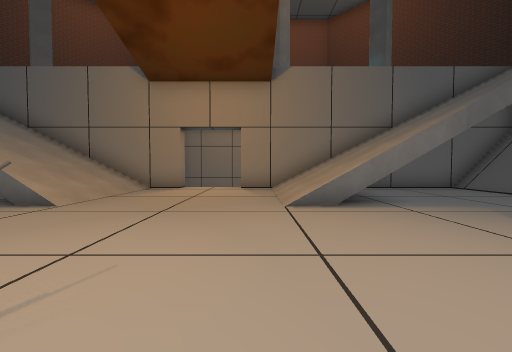
view 1 (above)

16 first-person views from a walk through a Godot game level. The camera is 1.4 m above the floor, tilts 2° down and sees 90° across. The floor is counted in squares, 2 m on a side. Each view is taken from the middle of a square. On the plan, view 1 faces up. The plan holds only what a view shows up to about 9 squares ahead; the rest is blank. The place goes on beyond the plan. Characters and animated objects are not drawn. Door leaves are left out where a doorway can be walked through. Some surface patterns are stand-ins.

view 2
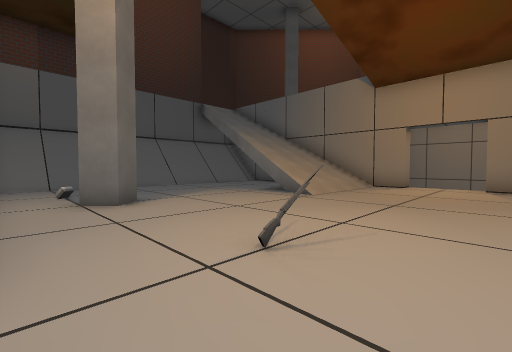

view 3
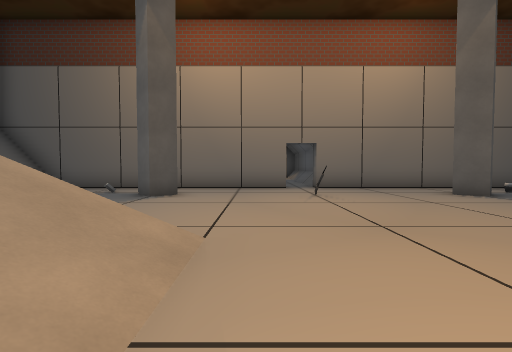

view 4
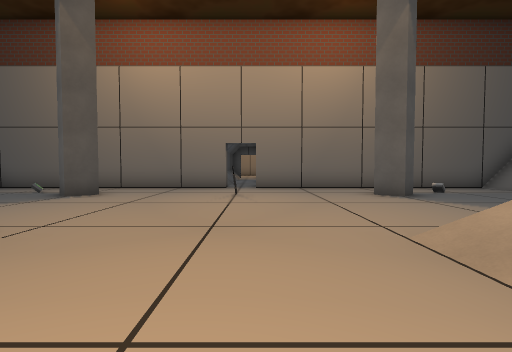

view 5
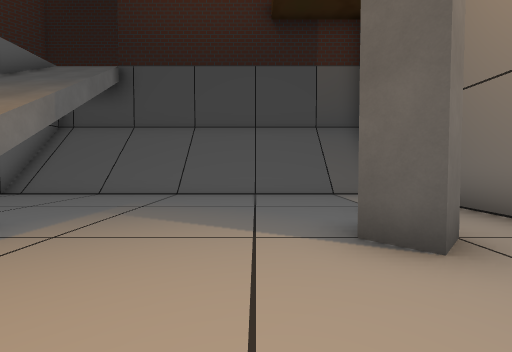

view 6
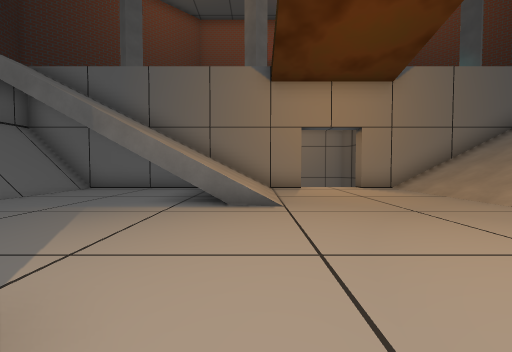

view 7
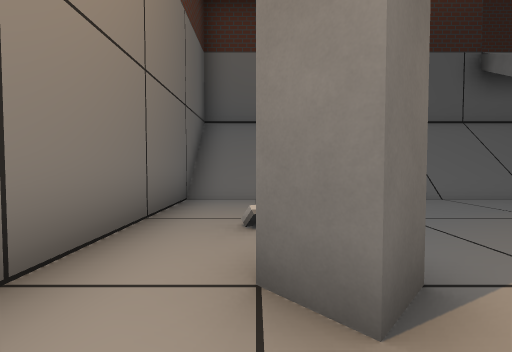

view 8
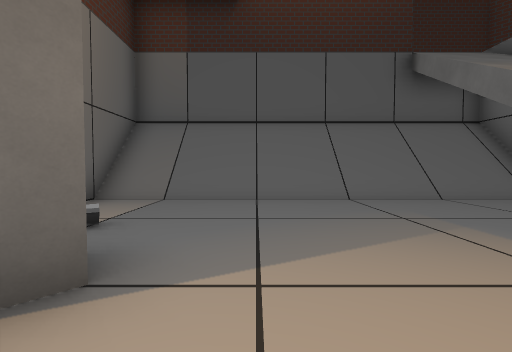

view 9
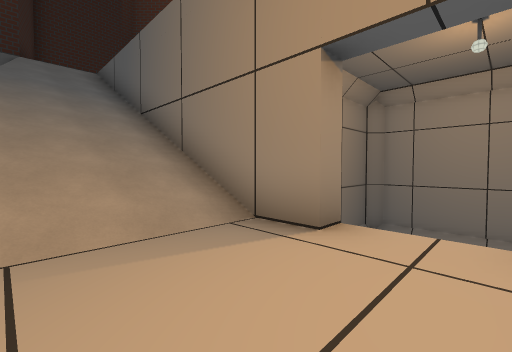

view 10
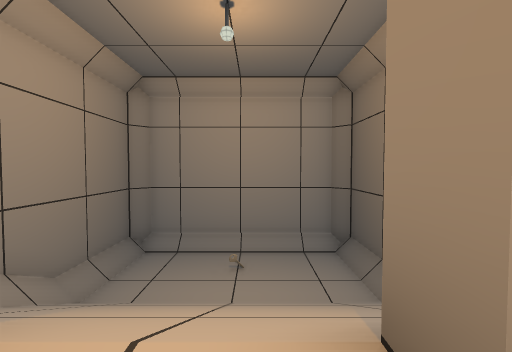

view 11
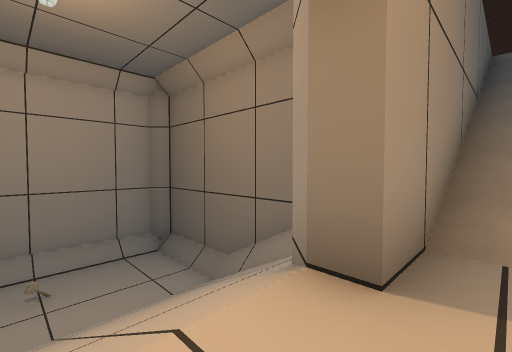

view 12
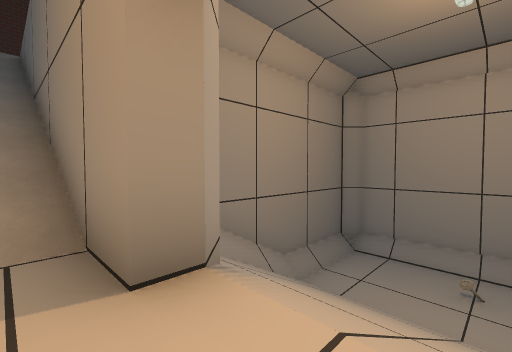

view 13
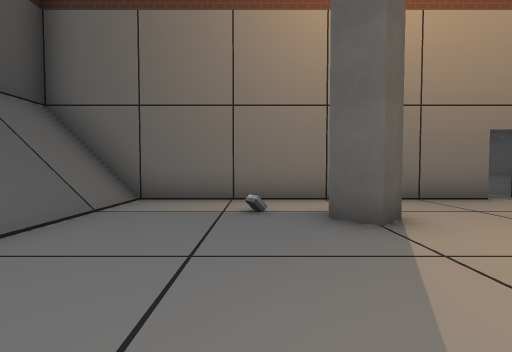

view 14
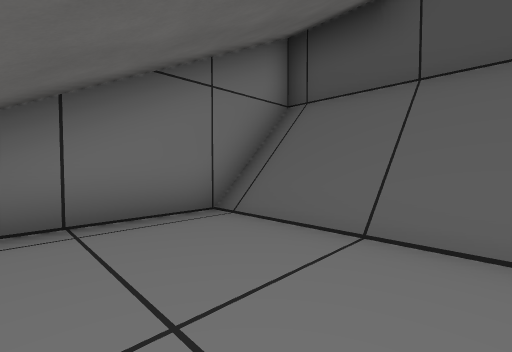

view 15
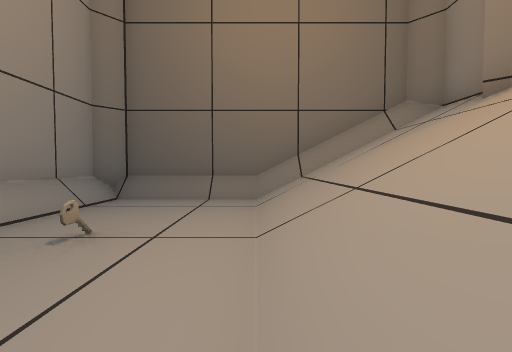

view 16
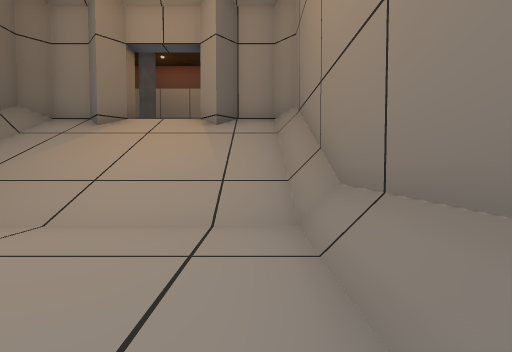

### Floor plan
Key: @ floor where view 1 was taken; # wall or solid block; . main floor; - floor 4 m lower than the main floor; / step, stairs or slope; D open door; R rifle; K key; O other object.
Columns run from 12 left of view 1 to 9 right of it. Each row starts with its distance up from view 1.
 17        ###DD###
 16        #------#
 15        #--K---#
 14        #------#
 13        #------#
 12        #//////#
 11        #//////#
 10        #//////#
  9 ##########DD##########
  8 #//...///....///...//#
  7 #//...///....///...//#
  6 #//...///....///...//#
  5 #//...#//....//#...//#
  4 #//................//#
  3 #//................//#
  2 #//................//#
  1 #//....#...R..##...//#
  0 #//..O##....@.##O..//#
 -1 #//................//#
 -2 #####DD###DD###DD#####

Where each view was taken, in squares from view 1:
view 1: 0 up, 0 right, facing up
view 2: 1 down, 0 right, facing up-left
view 3: 7 up, 0 right, facing down
view 4: 7 up, 2 left, facing down
view 5: 2 up, 0 right, facing right
view 6: 0 up, 4 left, facing up
view 7: 0 up, 4 left, facing left
view 8: 2 up, 4 left, facing left
view 9: 6 up, 1 left, facing up-left
view 10: 8 up, 1 left, facing up
view 11: 8 up, 2 left, facing up-right
view 12: 8 up, 1 left, facing up-left
view 13: 4 up, 4 right, facing down
view 14: 5 up, 4 right, facing up-right
view 15: 13 up, 4 left, facing right
view 16: 16 up, 4 left, facing down
